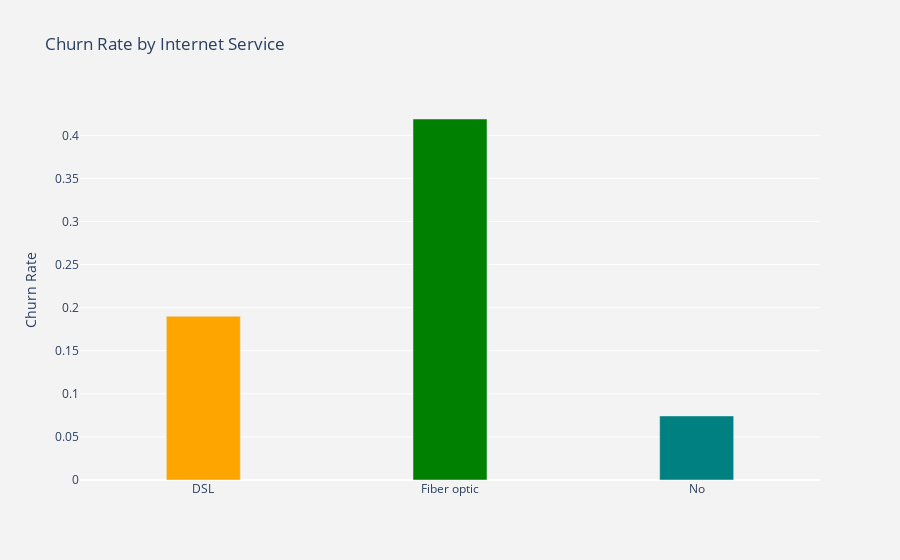

Notebook cell for this chart:
### Code cell
# Visualize Churn by InternetServices
plot_by_internetiervice = churn_dataset.groupby('InternetService').Churn.mean().reset_index()
plot_data = [
    go.Bar(
        x=plot_by_internetiervice['InternetService'],
        y=plot_by_internetiervice['Churn'],
        width = [0.3, 0.3, 0.3],
        marker=dict(
        color=['orange', 'green', 'teal'])
    )
]
plot_layout = go.Layout(
        xaxis={"type": "category"},
        yaxis={"title": "Churn Rate"},
        title='Churn Rate by Internet Service',
        plot_bgcolor  = 'rgb(243,243,243)',
        paper_bgcolor  = 'rgb(243,243,243)',
    )
fig = go.Figure(data=plot_data, layout=plot_layout)
po.iplot(fig)

### Figure 1 — Plotly figure (JSON) as saved in the notebook; plotly's stock layout.template omitted (floating-point values rounded to 4 significant figures)
{"data": [{"marker": {"color": ["orange", "green", "teal"]}, "type": "bar", "width": [0.3, 0.3, 0.3], "x": ["DSL", "Fiber optic", "No"], "y": [0.19, 0.4189, 0.07434]}], "layout": {"autosize": true, "paper_bgcolor": "rgb(243,243,243)", "plot_bgcolor": "rgb(243,243,243)", "title": {"text": "Churn Rate by Internet Service"}, "xaxis": {"autorange": true, "range": [-0.5, 2.5], "type": "category"}, "yaxis": {"autorange": true, "range": [0, 0.441], "title": {"text": "Churn Rate"}, "type": "linear"}}}
